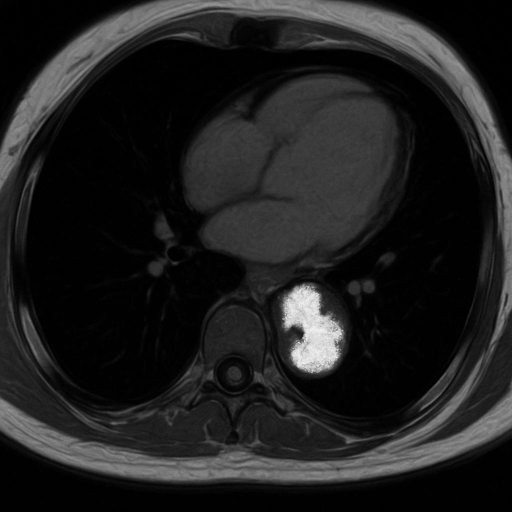
#> input picture Any-Resolution AI-Generated Image Detection by Spectral Learning/Dataset/ai/68-cardiac-mri.jpg, 1024 x 1024 px, found by its file name (shown at 1/2 size)
$ jupyter execute Masked_Spectral_Learning_Step.ipynb   (shell and % lines are left out)
#> lines starting #> are read from the running program, lines starting #| are printed output that depends on the picture
[cell 1]
# Clone the SPAI repository

# Install required Python packages

# (Optional) Install NVIDIA Apex for training, if needed (not required for inference/demo)
# !pip install -U git+https://github.com/NVIDIA/apex.git

# Change working directory to the repo
%cd spai

[cell 2]
# Step 1: Upload an image
from google.colab import files
from PIL import Image
import numpy as np
import matplotlib.pyplot as plt

uploaded = files.upload()
#> the answer given: 68-cardiac-mri.jpg
filename = next(iter(uploaded))

# Step 2: Open, convert to grayscale, resize to 256x256
img = Image.open(filename).convert('L')
img = img.resize((256, 256))
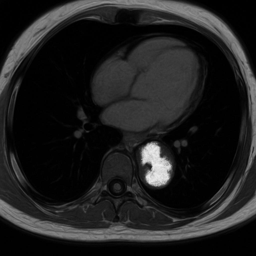
#> img: PIL image 256x256 L; min 0, max 238, mean 31.6
img_array = np.array(img).astype(np.float32) / 255.0  # Normalize to [0,1]

# Step 3: Compute FFT and shift zero-frequency to center
F = np.fft.fft2(img_array)
F_shifted = np.fft.fftshift(F)
magnitude = np.log1p(np.abs(F_shifted))  # log(1 + |F|), good for display
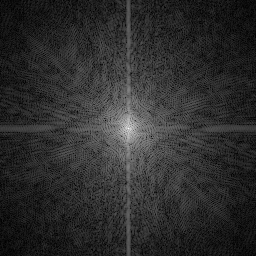
#> magnitude: shape (256, 256) float64; min 0.0264, max 9, mean 1.63; drawn with min black and max white
phase = np.angle(F_shifted)
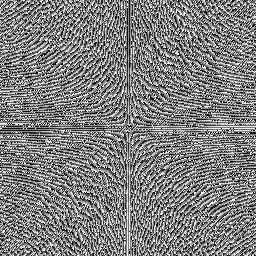
#> phase: shape (256, 256) float64; min -3.14, max 3.14, mean 4.79e-05; drawn with min black and max white

# Step 4: Visualize original image, magnitude, and phase spectrum
plt.figure(figsize=(12, 4))
plt.subplot(1, 3, 1)
plt.imshow(img_array, cmap='gray')
plt.title("Original Image")
plt.axis('off')

plt.subplot(1, 3, 2)
plt.imshow(magnitude, cmap='magma')
plt.title("Magnitude Spectrum (log scale)")
plt.axis('off')

plt.subplot(1, 3, 3)
plt.imshow(phase, cmap='gray')
plt.title("Phase Spectrum")
plt.axis('off')
plt.tight_layout()
plt.show()
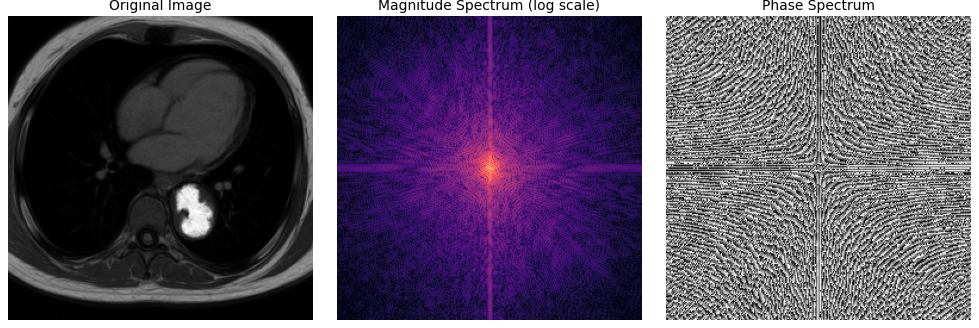
#> figure drawn by matplotlib, 3 panels

# Step 5: Frequency Masking Setup
H, W = img_array.shape
#> H = 256; W = 256
cH, cW = H // 2, W // 2
#> cH = 128; cW = 128
r = 10  # Mask radius for low frequencies

# Create low-pass and high-pass masks
Y, X = np.ogrid[:H, :W]
#> Y = 256 values from 0 to 255
distance = np.sqrt((Y - cH)**2 + (X - cW)**2)
low_mask = (distance <= r).astype(np.float32)
high_mask = 1.0 - low_mask

# Apply masks
F_low = F_shifted * low_mask
F_high = F_shifted * high_mask

# Inverse FFT to get spatial-domain images
x_l = np.real(np.fft.ifft2(np.fft.ifftshift(F_low)))
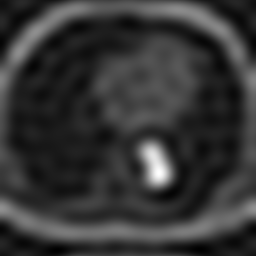
#> x_l: shape (256, 256) float64; min -0.108, max 0.989, mean 0.124; drawn with min black and max white
x_h = np.real(np.fft.ifft2(np.fft.ifftshift(F_high)))
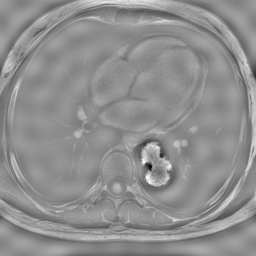
#> x_h: shape (256, 256) float64; min -0.576, max 0.448, mean 5.42e-20; drawn with min black and max white

# Step 6: Visualize masked spectra
plt.figure(figsize=(10, 4))
plt.subplot(1, 2, 1)
plt.imshow(np.log1p(np.abs(F_low)), cmap='magma')
plt.title("Low-Frequency Spectrum")
plt.axis('off')

plt.subplot(1, 2, 2)
plt.imshow(np.log1p(np.abs(F_high)), cmap='magma')
plt.title("High-Frequency Spectrum")
plt.axis('off')
plt.tight_layout()
plt.show()
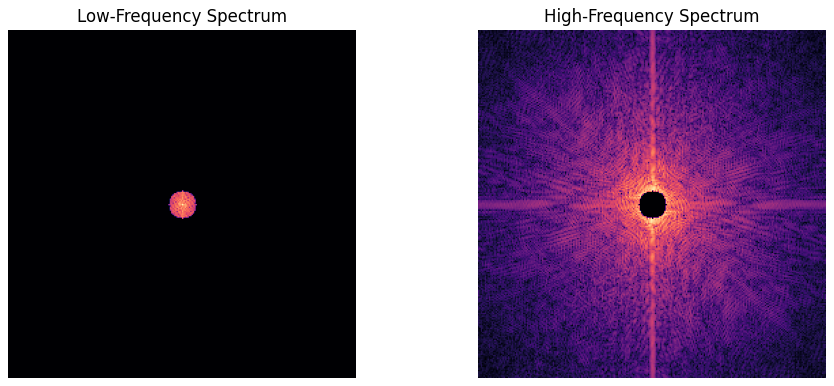
#> figure drawn by matplotlib, 2 panels

# Step 7: Visualize reconstructed images
plt.figure(figsize=(10, 4))
plt.subplot(1, 3, 1)
plt.imshow(img_array, cmap='gray')
plt.title("Original Image")
plt.axis('off')

plt.subplot(1, 3, 2)
plt.imshow(x_l, cmap='gray')
plt.title("Low-Frequency Image")
plt.axis('off')

plt.subplot(1, 3, 3)
plt.imshow(x_h, cmap='gray')
plt.title("High-Frequency Image")
plt.axis('off')
plt.tight_layout()
plt.show()
